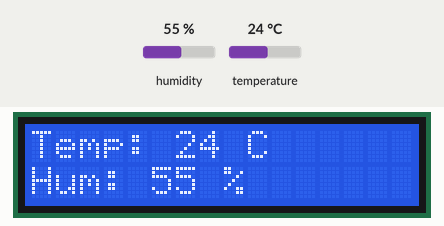
This sketch was run on a simulated Arduino Uno, built with avr-gcc and run on an emulated ATmega328P. Shown: 16×2 character LCD. The inputs (shaded band) are chosen by the test bench; at power-on: humidity 55 %, temperature 24 °C.

Above: at 1.2 s.
1.3 s: humidity set to 22 %
At 3.4 s:
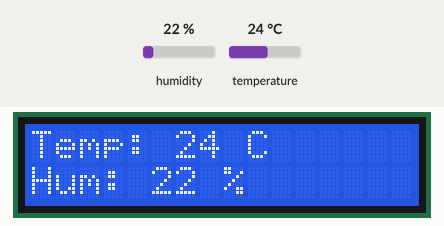
4.0 s: temperature set to 12 °C
At 4.8 s:
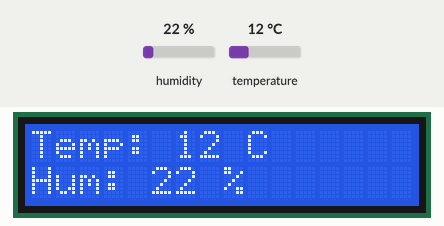
6.7 s: humidity set to 40 %
At 8.8 s:
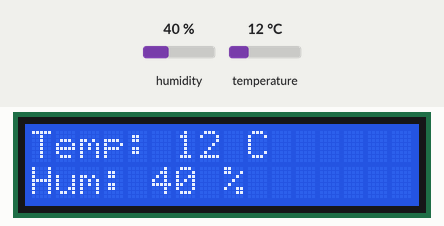
9.7 s: temperature set to 19 °C
At 11.4 s:
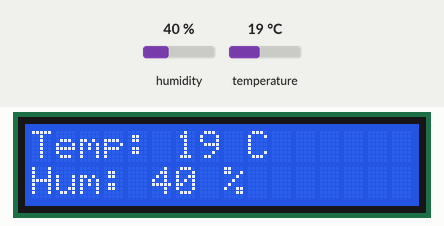
Timing chart, 0 to 12.9 s (numbered marks = the images above; inputs shaded):
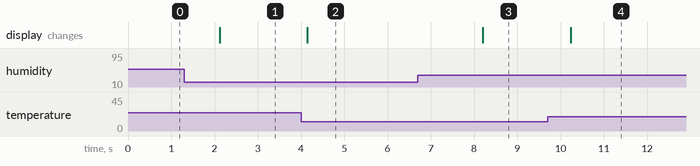

Measured:
- after the input at 1.3 s, the display: changes after 0.82 s (image 1)
- after the input at 4.0 s, the display: changes after 0.15 s (image 2)
- after the input at 6.7 s, the display: changes after 1.5 s (image 3)
- after the input at 9.7 s, the display: changes after 0.54 s (image 4)

The sketch:

medidor-humedad-temperatura.ino
```cpp
#include <DHT.h>
#include <DHT_U.h>
#include <LiquidCrystal.h>

// Panel LCD
const int RS = 7;
const int E = 6;
const int D4 = 5;
const int D5 = 4;
const int D6 = 3;
const int D7 = 2;

const int columnas = 16;
const int filas = 2;

LiquidCrystal panel_lcd(RS, E, D4, D5, D6, D7);  // indicar los pines de conexion, en orden

//-------------------------------------------------------------------------------------

// Sensor de temperatura, humedad
// https://aprendiendoarduino.wordpress.com/tag/dht/

const int pin_sensor_temp_humedad = 8;

DHT sensor_temp_humedad(pin_sensor_temp_humedad, DHT11);

//-------------------------------------------------------------------------------------

void setup()
{
  panel_lcd.begin(columnas, filas);  // indicar tamanio
  sensor_temp_humedad.begin();

  //Serial.begin(9600);
}

void loop()
{
  static int T, H;

  T = sensor_temp_humedad.readTemperature();
  H = sensor_temp_humedad.readHumidity();

  panel_lcd.setCursor(0,0);
  panel_lcd.print("Temp: ");
  panel_lcd.print(T);
  panel_lcd.print(" C");

  panel_lcd.setCursor(0,1);
  panel_lcd.print("Hum: ");
  panel_lcd.print(H);
  panel_lcd.print(" %");

  /*
  Serial.print(T);
  Serial.print(" ");
  Serial.println(H);
  */

  delay(1000);
}
```
